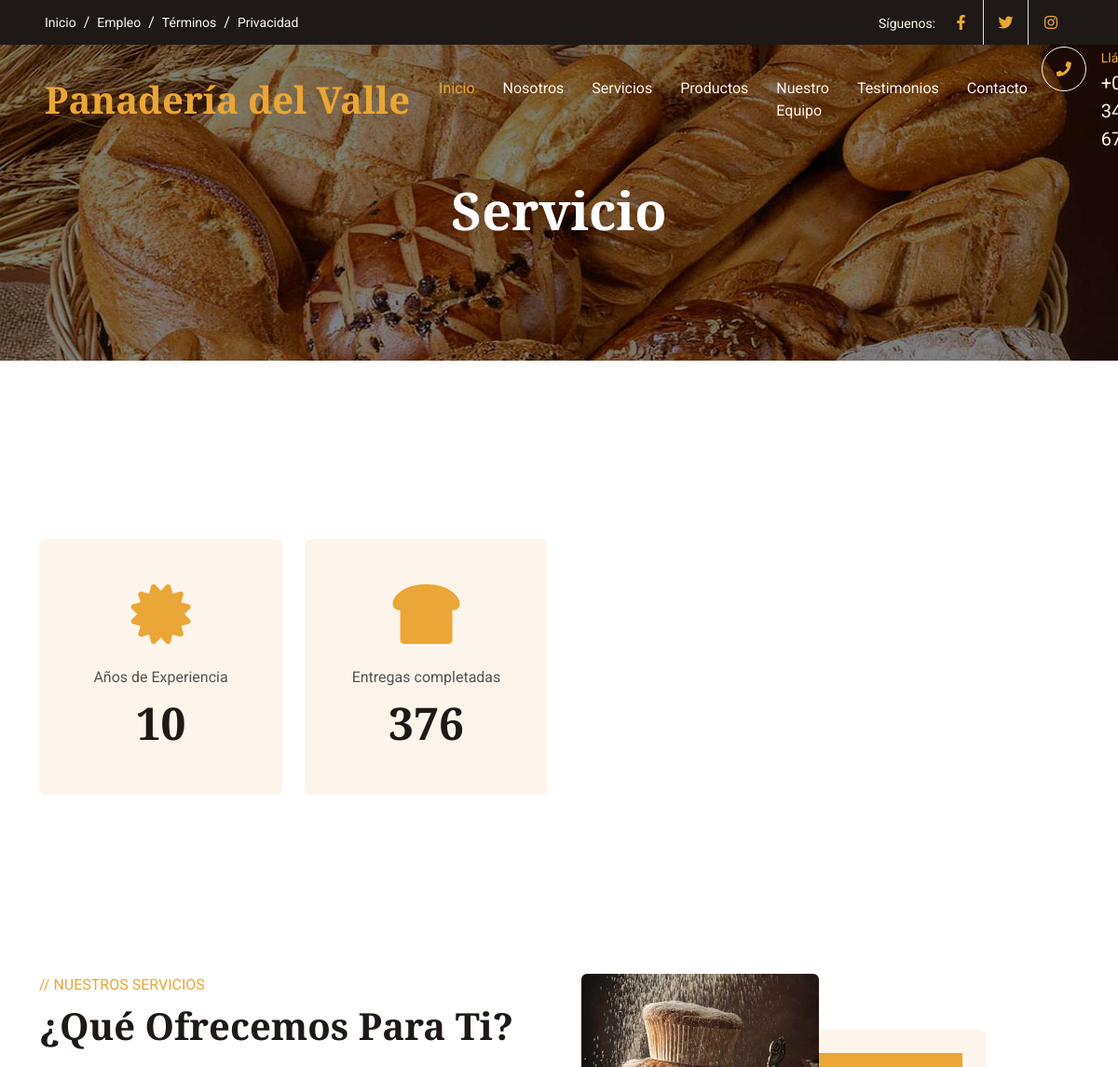
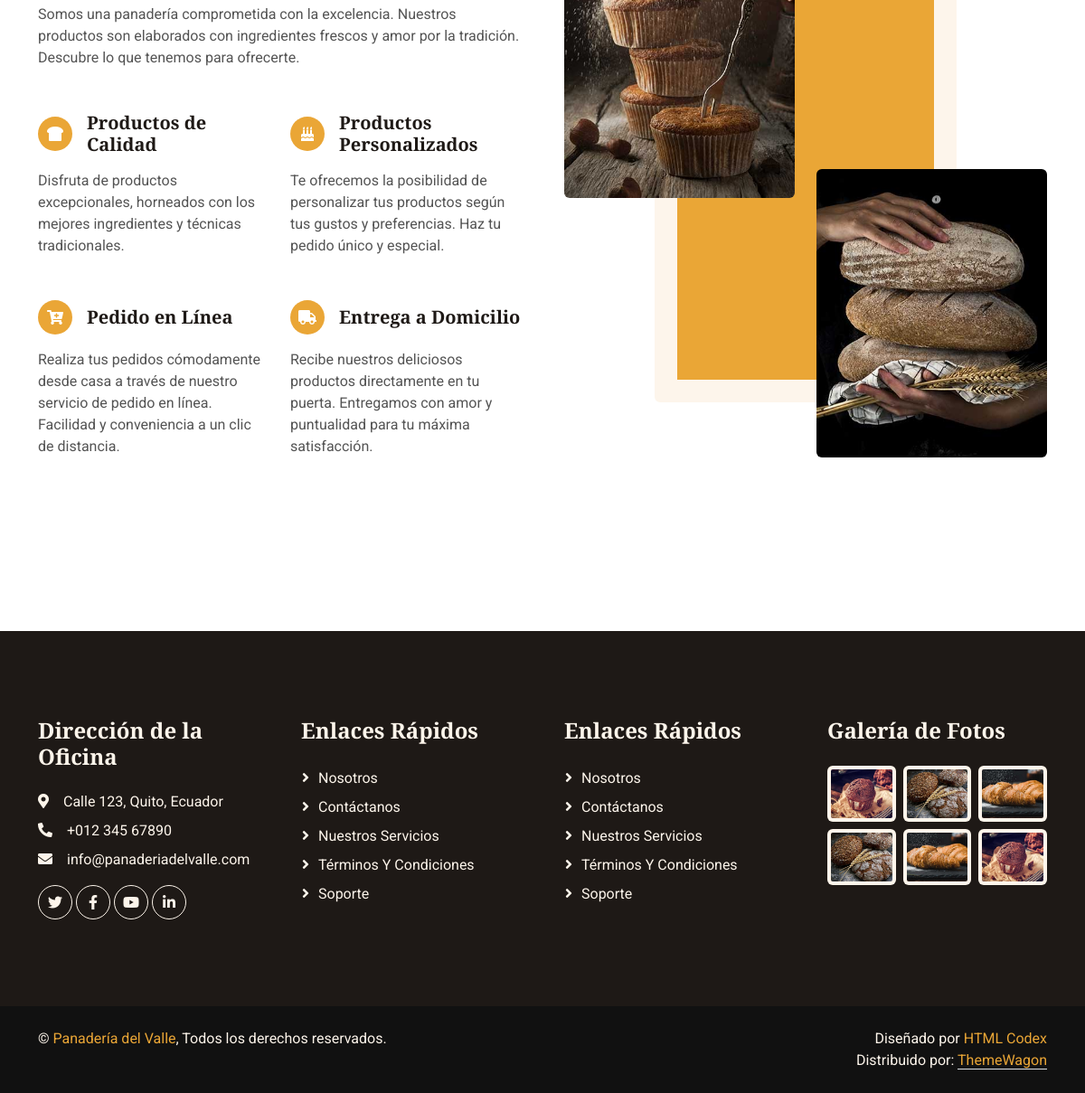
The app's page /service/ with its own data (2 pictures, top to bottom).
### service/models.py (models this page shows, shortened)
class Service(models.Model):
    description = models.CharField(max_length=255, verbose_name="Descripción")
    value = models.IntegerField(verbose_name="Valor")
    icon_class = models.CharField(max_length=255, verbose_name="Clase del Icono")
    delay = models.FloatField(verbose_name="Retraso en la animación")
    created = models.DateTimeField(auto_now_add=True)
    updated = models.DateTimeField(auto_now=True)

### service/views.py (the view)
# urls.py: path('', service_view, name='service'),
def service_view(request):
    service_data = Service.objects.all()
    return render(request, 'service/service.html', {'service_data': service_data})

### social/processors.py (called while the page is built)
def ctx_dict(request):
    dict_social={}
    urls=Social.objects.all()
    for url in urls:
        dict_social[url.key]=url.url
    return dict_social

### service/templates/service/service.html (shortened to what this page needs)
{% extends "core/base.html" %}
{% block header_Title %}Servicio{% endblock %}
{% block content %}
{% load static %}
    <div class="container-xxl py-6">
        <div class="container">
            <div class="row g-4">
                {% for data in service_data %}
                    <div class="col-lg-3 col-md-6 wow fadeIn" data-wow-delay="{{ data.delay }}">
                        <div class="fact-item bg-light rounded text-center h-100 p-5">
                            <i class="{{ data.icon_class }} fa-4x text-primary mb-4"></i>
                            <p class="mb-2">{{ data.description }}</p>
                            <h1 class="display-5 mb-0" data-toggle="counter-up">{{ data.value }}</h1>
                        </div>
                    </div>
                {% endfor %}
            </div>
        </div>
    </div>
    <div class="container-xxl py-6">
        <div class="container">
            <div class="row g-5">
                <div class="col-lg-6 wow fadeInUp" data-wow-delay="0.1s">
                    <p class="text-primary text-uppercase mb-2">// Nuestros Servicios</p>
                    <h1 class="display-6 mb-4">¿Qué Ofrecemos Para Ti?</h1>
                    <p class="mb-5">Somos una panadería comprometida con la excelencia. Nuestros productos son elaborados con ingredientes frescos y amor por la tradición. Descubre lo que tenemos para ofrecerte.</p>
                    <div class="row gy-5 gx-4">
                        <div class="col-sm-6 wow fadeIn" data-wow-delay="0.1s">
                            <div class="d-flex align-items-center mb-3">
                                <div class="flex-shrink-0 btn-square bg-primary rounded-circle me-3">
                                    <i class="fa fa-bread-slice text-white"></i>
                                </div>
                                <h5 class="mb-0">Productos de Calidad</h5>
                            </div>
                            <span>Disfruta de productos excepcionales, horneados con los mejores ingredientes y técnicas tradicionales.</span>
                        </div>
                        <div class="col-sm-6 wow fadeIn" data-wow-delay="0.2s">
                            <div class="d-flex align-items-center mb-3">
                                <div class="flex-shrink-0 btn-square bg-primary rounded-circle me-3">
                                    <i class="fa fa-birthday-cake text-white"></i>
                                </div>
                                <h5 class="mb-0">Productos Personalizados</h5>
                            </div>
                            <span>Te ofrecemos la posibilidad de personalizar tus productos según tus gustos y preferencias. Haz tu pedido único y especial.</span>
                        </div>
                        <div class="col-sm-6 wow fadeIn" data-wow-delay="0.3s">
                            <div class="d-flex align-items-center mb-3">
                                <div class="flex-shrink-0 btn-square bg-primary rounded-circle me-3">
                                    <i class="fa fa-cart-plus text-white"></i>
                                </div>
                                <h5 class="mb-0">Pedido en Línea</h5>
                            </div>
                            <span>Realiza tus pedidos cómodamente desde casa a través de nuestro servicio de pedido en línea. Facilidad y conveniencia a un clic de distancia.</span>
                        </div>
                        <div class="col-sm-6 wow fadeIn" data-wow-delay="0.4s">
                            <div class="d-flex align-items-center mb-3">
                                <div class="flex-shrink-0 btn-square bg-primary rounded-circle me-3">
                                    <i class="fa fa-truck text-white"></i>
                                </div>
                                <h5 class="mb-0">Entrega a Domicilio</h5>
                            </div>
                            <span>Recibe nuestros deliciosos productos directamente en tu puerta. Entregamos con amor y puntualidad para tu máxima satisfacción.</span>
                        </div>
                    </div>
                </div>
                <div class="col-lg-6 wow fadeInUp" data-wow-delay="0.5s">
                    <div class="row img-twice position-relative h-100">
                        <div class="col-6">
                            <img class="img-fluid rounded" src="{% static 'core/img/service-1.jpg' %}" alt="">
                        </div>
                        <div class="col-6 align-self-end">
                            <img class="img-fluid rounded" src="{% static 'core/img/service-2.jpg' %}" alt="">
                        </div>
                    </div>
                </div>
            </div>
        </div>
    </div>
{% endblock %}

### core/static/core/css/style.css (style rules this page uses)
:root { --primary: #EAA636; --secondary: #545454; --light: #FDF5EB; --dark: #1E1916; }
h4, h5, h6, .h4, .h5, .h6 { font-weight: 600 !important; }
.py-6 { padding-top: 6rem; padding-bottom: 6rem; }
.btn-square { width: 38px; height: 38px; }
.btn-square, .btn-sm-square, .btn-lg-square { padding: 0; display: flex; align-items: center; justify-content: center; font-weight: normal; }
.fact-item { transition: .5s; }
.img-twice::before { position: absolute; content: ""; width: 60%; height: 80%; top: 10%; left: 20%; background: var(--primary); border: 25px solid var(--light); border-radius: 6px; z-index: -1; }

### records on screen
Service: description "Años de Experiencia", value "10"
Service: description "Entregas completadas", value "376"
